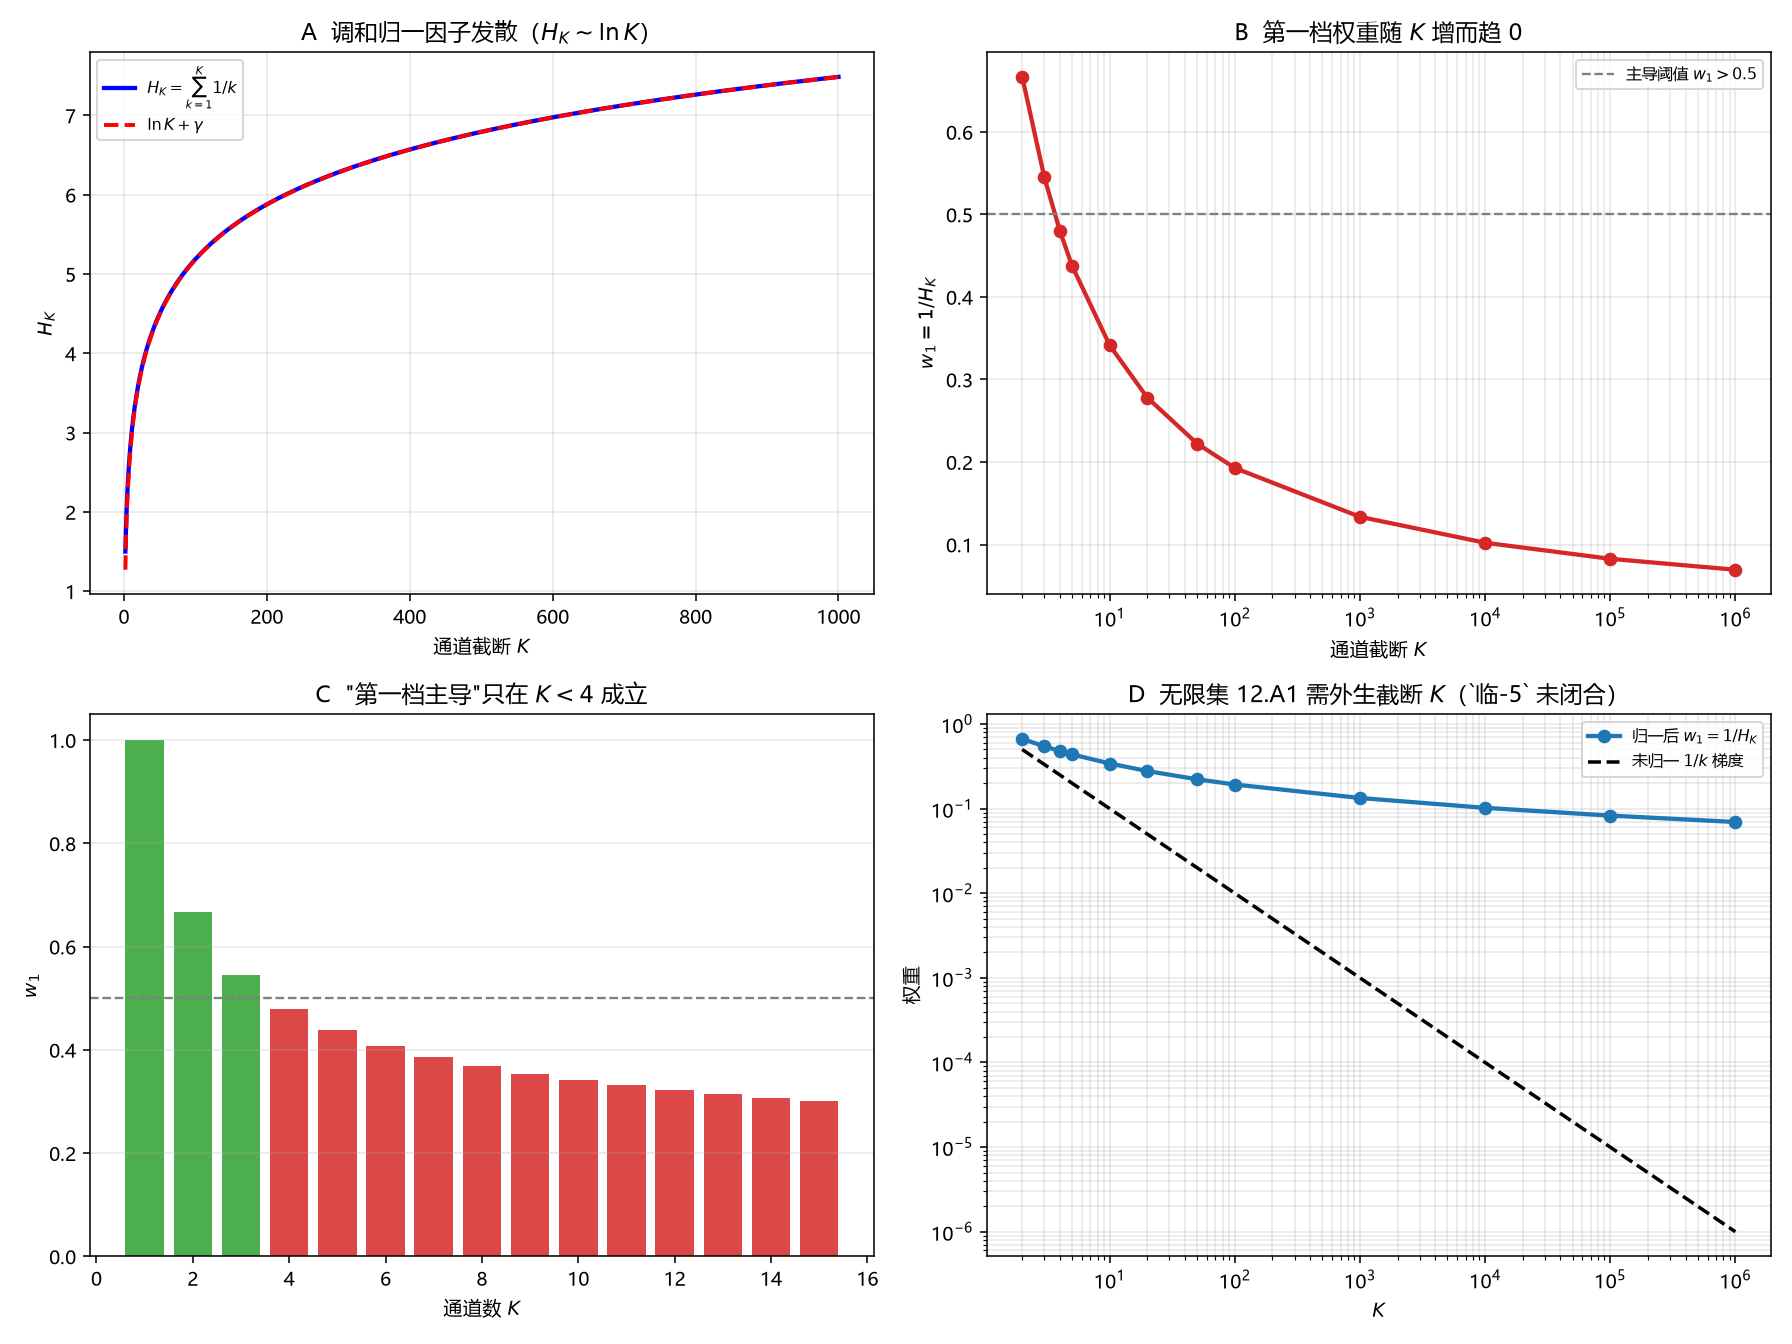

Here is the Python script that generated this plot:
# -*- coding: utf-8 -*-
"""
R33：临-5 高通道权重 1/k 的归一性审计
=====================================================================
预注册 R33 的 P1–P5（跑数前写死）：
  P1 原文审计 12.A1/A2/A3/L483
  P2 外部调和级数发散 H_K ~ ln K + gamma
  P3 H_K 增、w1=1/H_K 减，K=1e6 时 w1<0.1
  P4 无限极限与"第一档主导"矛盾 ⇒ 截断外生
  P5 Lean 承载

复跑：python "10 探索/超导第一性研究/04_计算验证/R33_临5权重归一性.py"
"""
import csv
import math
import os
import sys

try:
    sys.stdout.reconfigure(encoding="utf-8")
except Exception:
    pass

import numpy as np
import matplotlib
matplotlib.use("Agg")
import matplotlib.pyplot as plt

plt.rcParams["font.sans-serif"] = ["Microsoft YaHei", "SimHei", "DejaVu Sans"]
plt.rcParams["axes.unicode_minus"] = False

OUT = os.path.dirname(os.path.abspath(__file__))
ROOT = os.path.abspath(os.path.join(OUT, "..", "..", ".."))
GAMMA = 0.5772156649015329


def main():
    # ---------- P1：原文审计 ----------
    chain = open(os.path.join(ROOT, "10 探索", "CQM_探索_推导链.md"), encoding="utf-8").read()
    checks = {
        "无限集": "2\\mathbb Z_{\\ge1}" in chain,
        "局域填档": "J_{ij}\\ge J_{\\rm cr}" in chain,
        "1/k阶梯": "\\frac{2}{n}=\\frac1k" in chain,
        "第一档主导": "第一档主导" in chain,
    }
    assert all(checks.values()), "P1: 原文审计失败 %s" % checks

    # ---------- P2/P3：调和归一 ----------
    Ks = np.array([2, 3, 4, 5, 10, 20, 50, 100, 1000, 10**4, 10**5, 10**6])
    HK = np.array([sum(1.0 / k for k in range(1, int(K) + 1)) for K in Ks])
    w1 = 1.0 / HK
    assert np.all(np.diff(HK) > 0), "P3: H_K 应严格增"
    assert np.all(np.diff(w1) < 0), "P3: w1 应严格减"
    assert w1[-1] < 0.1, "P3: K=1e6 时 w1=%.4f 应 <0.1" % w1[-1]

    # 与 ln K + gamma 对照
    large = Ks >= 10
    approx = np.log(Ks[large].astype(float)) + GAMMA
    rel = float(np.max(np.abs(HK[large] - approx) / HK[large]))
    assert rel < 0.02, "P2: 渐近对照偏差 %.3f" % rel

    # ---------- P4：矛盾登记 ----------
    # 无限极限 w1 -> 0 与 L483 "第一档主导" 不相容；截断 K 必须外生。
    assert HK[-1] > 10 and w1[-1] < 0.1, "P4: 极限行为确认"
    # 示意：若要求 w1>=0.5（主导），需 H_K<=2，即 K<=3
    K_dominant = [int(K) for K, w in zip(Ks, w1) if w >= 0.5]
    assert K_dominant and max(K_dominant) <= 4, "P4: 主导需小 K"

    print("R33 临-5 权重归一性（结构 no-go，无拟合）：")
    print("  P1 原文：%s" % checks)
    print("  P2 外部：H_K = ln K + gamma + O(1/K)，发散（arXiv:0706.2513）")
    print("  P3 归一：H_K 增、w1=1/H_K 减；K=1e6 时 w1=%.4f（渐近相对偏差 %.2e）" % (w1[-1], rel))
    print("  P4 主导要求 w1>=0.5 ⇒ K<=%d；无限模式集(12.A1)与'第一档主导'不相容" % max(K_dominant))
    print("      12.A2 只给局域条件，无 J_cr/涨落分布 ⇒ 截断外生")
    print("  P5 Lean 承载")

    # ---------- 四面板 ----------
    fig, axes = plt.subplots(2, 2, figsize=(12.8, 9.6))

    ax = axes[0, 0]
    Ksmooth = np.arange(2, 1001)
    Hsmooth = np.array([sum(1.0 / k for k in range(1, int(K) + 1)) for K in Ksmooth])
    ax.plot(Ksmooth, Hsmooth, "b-", lw=2.2, label="$H_K=\\sum_{k=1}^K1/k$")
    ax.plot(Ksmooth, np.log(Ksmooth.astype(float)) + GAMMA, "r--", lw=2.0,
            label="$\\ln K+\\gamma$")
    ax.set_xlabel("通道截断 $K$")
    ax.set_ylabel("$H_K$")
    ax.set_title("A  调和归一因子发散（$H_K\\sim\\ln K$）")
    ax.legend(fontsize=8)
    ax.grid(alpha=0.3)

    ax = axes[0, 1]
    ax.semilogx(Ks, w1, "o-", lw=2.2, ms=6, color="#d62728")
    ax.axhline(0.5, color="gray", ls="--", lw=1.2, label="主导阈值 $w_1>0.5$")
    ax.set_xlabel("通道截断 $K$")
    ax.set_ylabel("$w_1=1/H_K$")
    ax.set_title("B  第一档权重随 $K$ 增而趋 0")
    ax.legend(fontsize=8)
    ax.grid(alpha=0.3, which="both")

    ax = axes[1, 0]
    Ksmall = np.arange(1, 16)
    wsmall = np.array([1.0 / sum(1.0 / k for k in range(1, int(K) + 1)) for K in Ksmall])
    ax.bar(Ksmall, wsmall, color=["#2ca02c" if w >= 0.5 else "#d62728" for w in wsmall], alpha=0.85)
    ax.axhline(0.5, color="gray", ls="--", lw=1.2)
    ax.set_xlabel("通道数 $K$")
    ax.set_ylabel("$w_1$")
    ax.set_title("C  \"第一档主导\"只在 $K<4$ 成立")
    ax.grid(alpha=0.3, axis="y")

    ax = axes[1, 1]
    ax.loglog(Ks, w1, "o-", lw=2.2, ms=6, label="归一后 $w_1=1/H_K$")
    ax.loglog(Ks, 1.0 / Ks, "k--", lw=1.8, label="未归一 $1/k$ 梯度")
    ax.set_xlabel("$K$")
    ax.set_ylabel("权重")
    ax.set_title("D  无限集 12.A1 需外生截断 $K$（`临-5` 未闭合）")
    ax.legend(fontsize=8)
    ax.grid(alpha=0.3, which="both")

    fig.tight_layout()
    png = os.path.join(OUT, "R33_临5权重归一性.png")
    fig.savefig(png, dpi=140)
    plt.close(fig)

    rows = [
        ["P1", "原文四处 %s" % checks, "通过"],
        ["P2", "H_K~ln K+gamma，发散", "外部标准（B 类）"],
        ["P3", "w1(1e6)=%.4f，单调减" % w1[-1], "通过"],
        ["P4", "主导需 K<=%d；截断外生" % max(K_dominant), "no-go"],
        ["P5", "调和递归与单调（Lean）", "由 Lean 承载"],
        ["结论", "临-5 归一性不能由 12.A3 单独闭合", "状态不动"],
    ]
    with open(os.path.join(OUT, "R33_临5权重归一性_摘要.csv"), "w",
              newline="", encoding="utf-8-sig") as fo:
        wr = csv.writer(fo)
        wr.writerow(["判据", "数值", "判定"])
        wr.writerows(rows)

    print("图:", png)


if __name__ == "__main__":
    main()
